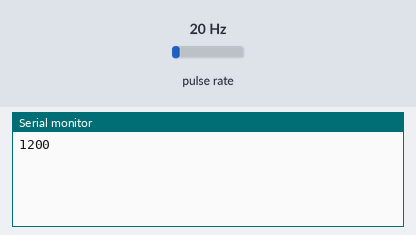
This sketch was run on a simulated Arduino Uno, built with avr-gcc and run on an emulated ATmega328P. Parts: the last lines printed to the serial monitor. Wiring (inferred from the names in the program): pulse sensor: data pin 2. The inputs (shaded band) are chosen by the test bench; at power-on: pulse rate 20 Hz.

Above: at 1.2 s.
1.3 s: pulse rate (sensor on pin 2) set to 4 Hz
At 2.6 s:
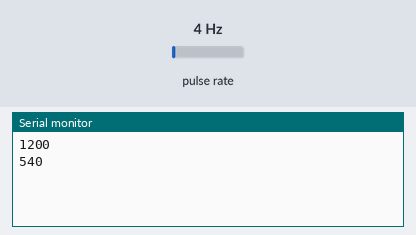
2.8 s: pulse rate (sensor on pin 2) set to 50 Hz
At 3.8 s:
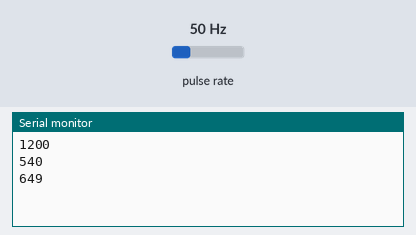
Timing chart, 0 to 5.8 s (numbered marks = the images above; inputs shaded):
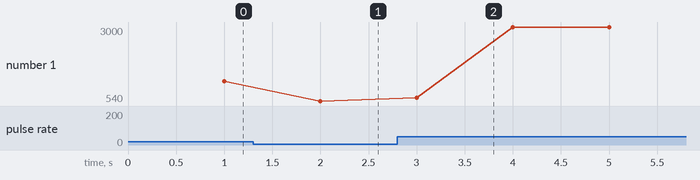

Measured:
- after the input at 1.3 s, the serial monitor: prints a new line after 0.70 s (image 1)
- after the input at 2.8 s, the serial monitor: prints a new line after 0.20 s (image 2)
- plotted number 1: 1200 → 540 after the input at 1.3 s, 540 → 3000 after the input at 2.8 s

The sketch:

RPM_interrupt.ino
```cpp
// This code allow an arduino to measure the speed of a centrifuge

int hallsensor = 2;// Hall effect sensor at pin 2

volatile byte counter;

unsigned int rpm;

unsigned long passedtime;

void isr()

 {
   //Update count

      counter++;
 }
void setup()

 {Serial.begin(9600); //Intiates Serial communications

   attachInterrupt(digitalPinToInterrupt(hallsensor), isr, RISING); //Interrupts are called on Rise of Input

   pinMode(hallsensor, INPUT); //Sets hallsensor as input

   counter = 0;

   rpm = 0;

   passedtime = 0; //Initialise the values

 }
 void loop()
 {
   delay(1000);//Update RPM every second

   detachInterrupt(0); //Interrupts are disabled

   rpm = 60000/(millis() - passedtime)*counter;

   passedtime = millis();

   counter = 0;

   //Serial.print("RPM=");

   Serial.println(rpm); //Print out result to monitor

   attachInterrupt(0, isr, RISING);   //Restart the interrupt processing

  }
```
